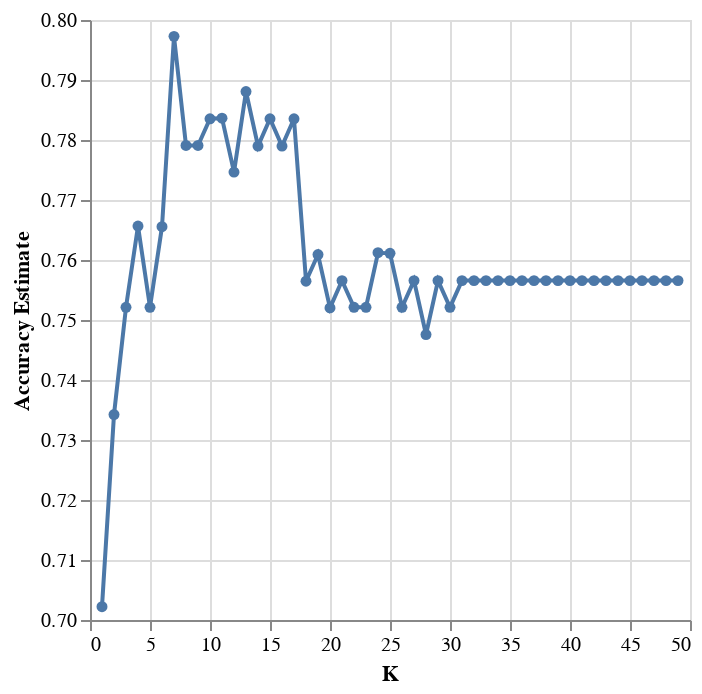

Notebook code cell kept with this figure:
### Code cell
np.random.seed(2000)

data_pipe = make_pipeline(data_preprocessor, knn)
data_vfold_score = pd.DataFrame(
    cross_validate(
        estimator = data_pipe, 
        cv = 5, 
        X = X_train, 
        y = y_train, 
        return_train_score = True
    )
)
data_vfold_score

data_metrics = data_vfold_score.agg(["mean", "sem"])
data_metrics

param_grid = {
    "kneighborsclassifier__n_neighbors": range(1, 50, 1)
}

data_tune_pipe = make_pipeline(data_preprocessor, KNeighborsClassifier())

data_tune_grid = GridSearchCV(
    estimator = data_tune_pipe,
    param_grid = param_grid, 
    cv = 5, 
    return_train_score = True, 
    n_jobs = -1,
)
data_tune_grid

model_grid = data_tune_grid.fit(X_train, y_train)
accuracies_grid = pd.DataFrame(model_grid.cv_results_)
accuracies_grid

cv_plot = alt.Chart(accuracies_grid).mark_line(point=True).encode(
    x=alt.X("param_kneighborsclassifier__n_neighbors").title("K"),
    y=alt.Y("mean_test_score").title("Accuracy Estimate").scale(zero=False)
)
cv_plot

### Figure 1 — Vega-Lite specification as saved in the notebook (floating-point values rounded to 4 significant figures)
{"config": {"view": {"continuousWidth": 300, "continuousHeight": 300}}, "data": {"name": "data-32f0b6611d1295722ee6f64b2dbfa091"}, "mark": {"type": "line", "point": true}, "encoding": {"x": {"field": "param_kneighborsclassifier__n_neighbors", "title": "K", "type": "quantitative"}, "y": {"field": "mean_test_score", "scale": {"zero": false}, "title": "Accuracy Estimate", "type": "quantitative"}}, "$schema": "https://vega.github.io/schema/vega-lite/v5.8.0.json", "datasets": {"data-32f0b6611d1295722ee6f64b2dbfa091": [{"mean_fit_time": 0.00532, "std_fit_time": 0.0002228, "mean_score_time": 0.006019, "std_score_time": 7.668e-05, "param_kneighborsclassifier__n_neighbors": 1, "params": {"kneighborsclassifier__n_neighbors": 1}, "split0_test_score": 0.6889, "split1_test_score": 0.8222, "split2_test_score": 0.6136, "split3_test_score": 0.7273, "split4_test_score": 0.6591, "mean_test_score": 0.7022, "std_test_score": 0.07059, "rank_test_score": 49, "split0_train_score": 0.9944, "split1_train_score": 1.0, "split2_train_score": 0.9944, "split3_train_score": 1.0, "split4_train_score": 0.9944, "mean_train_score": 0.9966, "std_train_score": 0.002757}, {"mean_fit_time": 0.005234, "std_fit_time": 6.034e-05, "mean_score_time": 0.005998, "std_score_time": 3.764e-05, "param_kneighborsclassifier__n_neighbors": 2, "params": {"kneighborsclassifier__n_neighbors": 2}, "split0_test_score": 0.7111, "split1_test_score": 0.7556, "split2_test_score": 0.7045, "split3_test_score": 0.7727, "split4_test_score": 0.7273, "mean_test_score": 0.7342, "std_test_score": 0.02608, "rank_test_score": 48, "split0_train_score": 0.8418, "split1_train_score": 0.8475, "split2_train_score": 0.8652, "split3_train_score": 0.8708, "split4_train_score": 0.8764, "mean_train_score": 0.8603, "std_train_score": 0.01342}, {"mean_fit_time": 0.005557, "std_fit_time": 0.0007661, "mean_score_time": 0.006036, "std_score_time": 7.999e-05, "param_kneighborsclassifier__n_neighbors": 3, "params": {"kneighborsclassifier__n_neighbors": 3}, "split0_test_score": 0.7333, "split1_test_score": 0.8, "split2_test_score": 0.6818, "split3_test_score": 0.7727, "split4_test_score": 0.7727, "mean_test_score": 0.7521, "std_test_score": 0.04108, "rank_test_score": 45, "split0_train_score": 0.8418, "split1_train_score": 0.8588, "split2_train_score": 0.8708, "split3_train_score": 0.8483, "split4_train_score": 0.8596, "mean_train_score": 0.8558, "std_train_score": 0.009992}, {"mean_fit_time": 0.005212, "std_fit_time": 3.748e-05, "mean_score_time": 0.006062, "std_score_time": 8.079e-05, "param_kneighborsclassifier__n_neighbors": 4, "params": {"kneighborsclassifier__n_neighbors": 4}, "split0_test_score": 0.7778, "split1_test_score": 0.7778, "split2_test_score": 0.75, "split3_test_score": 0.7727, "split4_test_score": 0.75, "mean_test_score": 0.7657, "std_test_score": 0.01292, "rank_test_score": 12, "split0_train_score": 0.8079, "split1_train_score": 0.8249, "split2_train_score": 0.809, "split3_train_score": 0.8202, "split4_train_score": 0.8315, "mean_train_score": 0.8187, "std_train_score": 0.009098}, {"mean_fit_time": 0.005199, "std_fit_time": 6.154e-05, "mean_score_time": 0.006071, "std_score_time": 8.755e-05, "param_kneighborsclassifier__n_neighbors": 5, "params": {"kneighborsclassifier__n_neighbors": 5}, "split0_test_score": 0.7333, "split1_test_score": 0.8, "split2_test_score": 0.7273, "split3_test_score": 0.75, "split4_test_score": 0.75, "mean_test_score": 0.7521, "std_test_score": 0.02558, "rank_test_score": 40, "split0_train_score": 0.8305, "split1_train_score": 0.8079, "split2_train_score": 0.8034, "split3_train_score": 0.7865, "split4_train_score": 0.809, "mean_train_score": 0.8075, "std_train_score": 0.01406}, {"mean_fit_time": 0.005198, "std_fit_time": 6.288e-05, "mean_score_time": 0.00608, "std_score_time": 9.905e-05, "param_kneighborsclassifier__n_neighbors": 6, "params": {"kneighborsclassifier__n_neighbors": 6}, "split0_test_score": 0.7778, "split1_test_score": 0.8, "split2_test_score": 0.75, "split3_test_score": 0.75, "split4_test_score": 0.75, "mean_test_score": 0.7656, "std_test_score": 0.02031, "rank_test_score": 13, "split0_train_score": 0.8192, "split1_train_score": 0.8079, "split2_train_score": 0.7978, "split3_train_score": 0.7921, "split4_train_score": 0.809, "mean_train_score": 0.8052, "std_train_score": 0.009425}, {"mean_fit_time": 0.005186, "std_fit_time": 3.002e-05, "mean_score_time": 0.006074, "std_score_time": 9.968e-05, "param_kneighborsclassifier__n_neighbors": 7, "params": {"kneighborsclassifier__n_neighbors": 7}, "split0_test_score": 0.7778, "split1_test_score": 0.8222, "split2_test_score": 0.8182, "split3_test_score": 0.7955, "split4_test_score": 0.7727, "mean_test_score": 0.7973, "std_test_score": 0.02023, "rank_test_score": 1, "split0_train_score": 0.8192, "split1_train_score": 0.8136, "split2_train_score": 0.809, "split3_train_score": 0.7865, "split4_train_score": 0.809, "mean_train_score": 0.8075, "std_train_score": 0.01112}, {"mean_fit_time": 0.005173, "std_fit_time": 3.036e-05, "mean_score_time": 0.006087, "std_score_time": 7.612e-05, "param_kneighborsclassifier__n_neighbors": 8, "params": {"kneighborsclassifier__n_neighbors": 8}, "split0_test_score": 0.8, "split1_test_score": 0.8, "split2_test_score": 0.7955, "split3_test_score": 0.75, "split4_test_score": 0.75, "mean_test_score": 0.7791, "std_test_score": 0.02381, "rank_test_score": 7, "split0_train_score": 0.8249, "split1_train_score": 0.8136, "split2_train_score": 0.8258, "split3_train_score": 0.7921, "split4_train_score": 0.809, "mean_train_score": 0.8131, "std_train_score": 0.01231}, {"mean_fit_time": 0.005223, "std_fit_time": 5.836e-05, "mean_score_time": 0.006122, "std_score_time": 8.4e-05, "param_kneighborsclassifier__n_neighbors": 9, "params": {"kneighborsclassifier__n_neighbors": 9}, "split0_test_score": 0.7778, "split1_test_score": 0.8222, "split2_test_score": 0.7727, "split3_test_score": 0.7727, "split4_test_score": 0.75, "mean_test_score": 0.7791, "std_test_score": 0.02362, "rank_test_score": 7, "split0_train_score": 0.8079, "split1_train_score": 0.8249, "split2_train_score": 0.8202, "split3_train_score": 0.8034, "split4_train_score": 0.8146, "mean_train_score": 0.8142, "std_train_score": 0.007835}, {"mean_fit_time": 0.005218, "std_fit_time": 7.909e-05, "mean_score_time": 0.006178, "std_score_time": 9.307e-05, "param_kneighborsclassifier__n_neighbors": 10, "params": {"kneighborsclassifier__n_neighbors": 10}, "split0_test_score": 0.8, "split1_test_score": 0.8222, "split2_test_score": 0.7727, "split3_test_score": 0.75, "split4_test_score": 0.7727, "mean_test_score": 0.7835, "std_test_score": 0.025, "rank_test_score": 4, "split0_train_score": 0.8079, "split1_train_score": 0.8023, "split2_train_score": 0.8034, "split3_train_score": 0.809, "split4_train_score": 0.8146, "mean_train_score": 0.8074, "std_train_score": 0.004413}, {"mean_fit_time": 0.005206, "std_fit_time": 2.965e-05, "mean_score_time": 0.006137, "std_score_time": 0.0001348, "param_kneighborsclassifier__n_neighbors": 11, "params": {"kneighborsclassifier__n_neighbors": 11}, "split0_test_score": 0.7778, "split1_test_score": 0.8222, "split2_test_score": 0.7955, "split3_test_score": 0.75, "split4_test_score": 0.7727, "mean_test_score": 0.7836, "std_test_score": 0.02414, "rank_test_score": 3, "split0_train_score": 0.8192, "split1_train_score": 0.8023, "split2_train_score": 0.8371, "split3_train_score": 0.809, "split4_train_score": 0.8258, "mean_train_score": 0.8187, "std_train_score": 0.01228}, {"mean_fit_time": 0.005179, "std_fit_time": 1.75e-05, "mean_score_time": 0.00629, "std_score_time": 0.0003442, "param_kneighborsclassifier__n_neighbors": 12, "params": {"kneighborsclassifier__n_neighbors": 12}, "split0_test_score": 0.7778, "split1_test_score": 0.8, "split2_test_score": 0.7727, "split3_test_score": 0.75, "split4_test_score": 0.7727, "mean_test_score": 0.7746, "std_test_score": 0.01592, "rank_test_score": 11, "split0_train_score": 0.8192, "split1_train_score": 0.8079, "split2_train_score": 0.8258, "split3_train_score": 0.8146, "split4_train_score": 0.8258, "mean_train_score": 0.8187, "std_train_score": 0.006863}, {"mean_fit_time": 0.005289, "std_fit_time": 4.373e-05, "mean_score_time": 0.006275, "std_score_time": 0.0001166, "param_kneighborsclassifier__n_neighbors": 13, "params": {"kneighborsclassifier__n_neighbors": 13}, "split0_test_score": 0.8222, "split1_test_score": 0.8, "split2_test_score": 0.7955, "split3_test_score": 0.75, "split4_test_score": 0.7727, "mean_test_score": 0.7881, "std_test_score": 0.02469, "rank_test_score": 2, "split0_train_score": 0.8023, "split1_train_score": 0.8023, "split2_train_score": 0.8202, "split3_train_score": 0.8146, "split4_train_score": 0.7978, "mean_train_score": 0.8074, "std_train_score": 0.008513}, {"mean_fit_time": 0.005234, "std_fit_time": 3.256e-05, "mean_score_time": 0.006163, "std_score_time": 0.0001608, "param_kneighborsclassifier__n_neighbors": 14, "params": {"kneighborsclassifier__n_neighbors": 14}, "split0_test_score": 0.8222, "split1_test_score": 0.8, "split2_test_score": 0.7955, "split3_test_score": 0.7045, "split4_test_score": 0.7727, "mean_test_score": 0.779, "std_test_score": 0.0404, "rank_test_score": 9, "split0_train_score": 0.8079, "split1_train_score": 0.791, "split2_train_score": 0.8146, "split3_train_score": 0.7921, "split4_train_score": 0.7978, "mean_train_score": 0.8007, "std_train_score": 0.00919}, {"mean_fit_time": 0.005203, "std_fit_time": 6.08e-05, "mean_score_time": 0.006205, "std_score_time": 8.473e-05, "param_kneighborsclassifier__n_neighbors": 15, "params": {"kneighborsclassifier__n_neighbors": 15}, "split0_test_score": 0.8, "split1_test_score": 0.8222, "split2_test_score": 0.7955, "split3_test_score": 0.7273, "split4_test_score": 0.7727, "mean_test_score": 0.7835, "std_test_score": 0.03222, "rank_test_score": 4, "split0_train_score": 0.8079, "split1_train_score": 0.7966, "split2_train_score": 0.809, "split3_train_score": 0.7753, "split4_train_score": 0.8034, "mean_train_score": 0.7984, "std_train_score": 0.01237}, {"mean_fit_time": 0.005277, "std_fit_time": 5.736e-05, "mean_score_time": 0.006157, "std_score_time": 8.99e-05, "param_kneighborsclassifier__n_neighbors": 16, "params": {"kneighborsclassifier__n_neighbors": 16}, "split0_test_score": 0.8, "split1_test_score": 0.8222, "split2_test_score": 0.7955, "split3_test_score": 0.7045, "split4_test_score": 0.7727, "mean_test_score": 0.779, "std_test_score": 0.0404, "rank_test_score": 9, "split0_train_score": 0.8023, "split1_train_score": 0.7966, "split2_train_score": 0.7865, "split3_train_score": 0.7697, "split4_train_score": 0.7809, "mean_train_score": 0.7872, "std_train_score": 0.01152}, {"mean_fit_time": 0.005191, "std_fit_time": 7.1e-05, "mean_score_time": 0.006189, "std_score_time": 0.0001339, "param_kneighborsclassifier__n_neighbors": 17, "params": {"kneighborsclassifier__n_neighbors": 17}, "split0_test_score": 0.7778, "split1_test_score": 0.8444, "split2_test_score": 0.7727, "split3_test_score": 0.75, "split4_test_score": 0.7727, "mean_test_score": 0.7835, "std_test_score": 0.03194, "rank_test_score": 4, "split0_train_score": 0.791, "split1_train_score": 0.7966, "split2_train_score": 0.7865, "split3_train_score": 0.7697, "split4_train_score": 0.7865, "mean_train_score": 0.7861, "std_train_score": 0.008996}, {"mean_fit_time": 0.005167, "std_fit_time": 2.188e-05, "mean_score_time": 0.006137, "std_score_time": 0.000105, "param_kneighborsclassifier__n_neighbors": 18, "params": {"kneighborsclassifier__n_neighbors": 18}, "split0_test_score": 0.7333, "split1_test_score": 0.8444, "split2_test_score": 0.75, "split3_test_score": 0.7273, "split4_test_score": 0.7273, "mean_test_score": 0.7565, "std_test_score": 0.04477, "rank_test_score": 39, "split0_train_score": 0.7797, "split1_train_score": 0.774, "split2_train_score": 0.764, "split3_train_score": 0.7697, "split4_train_score": 0.7753, "mean_train_score": 0.7725, "std_train_score": 0.005307}, {"mean_fit_time": 0.005177, "std_fit_time": 5.58e-05, "mean_score_time": 0.00619, "std_score_time": 8.95e-05, "param_kneighborsclassifier__n_neighbors": 19, "params": {"kneighborsclassifier__n_neighbors": 19}, "split0_test_score": 0.7556, "split1_test_score": 0.8444, "split2_test_score": 0.7273, "split3_test_score": 0.7273, "split4_test_score": 0.75, "mean_test_score": 0.7609, "std_test_score": 0.04333, "rank_test_score": 16, "split0_train_score": 0.7853, "split1_train_score": 0.7684, "split2_train_score": 0.764, "split3_train_score": 0.764, "split4_train_score": 0.7809, "mean_train_score": 0.7725, "std_train_score": 0.008885}, {"mean_fit_time": 0.005178, "std_fit_time": 2.979e-05, "mean_score_time": 0.00619, "std_score_time": 0.0001288, "param_kneighborsclassifier__n_neighbors": 20, "params": {"kneighborsclassifier__n_neighbors": 20}, "split0_test_score": 0.7333, "split1_test_score": 0.8222, "split2_test_score": 0.7273, "split3_test_score": 0.7273, "split4_test_score": 0.75, "mean_test_score": 0.752, "std_test_score": 0.03607, "rank_test_score": 46, "split0_train_score": 0.7684, "split1_train_score": 0.7571, "split2_train_score": 0.7528, "split3_train_score": 0.7697, "split4_train_score": 0.7753, "mean_train_score": 0.7646, "std_train_score": 0.008363}, {"mean_fit_time": 0.005164, "std_fit_time": 1.697e-05, "mean_score_time": 0.006175, "std_score_time": 9.255e-05, "param_kneighborsclassifier__n_neighbors": 21, "params": {"kneighborsclassifier__n_neighbors": 21}, "split0_test_score": 0.7333, "split1_test_score": 0.8222, "split2_test_score": 0.7273, "split3_test_score": 0.75, "split4_test_score": 0.75, "mean_test_score": 0.7566, "std_test_score": 0.03404, "rank_test_score": 17, "split0_train_score": 0.7627, "split1_train_score": 0.7571, "split2_train_score": 0.7697, "split3_train_score": 0.7697, "split4_train_score": 0.7697, "mean_train_score": 0.7658, "std_train_score": 0.005112}, {"mean_fit_time": 0.005194, "std_fit_time": 6.722e-05, "mean_score_time": 0.006212, "std_score_time": 0.0001581, "param_kneighborsclassifier__n_neighbors": 22, "params": {"kneighborsclassifier__n_neighbors": 22}, "split0_test_score": 0.7333, "split1_test_score": 0.8, "split2_test_score": 0.7273, "split3_test_score": 0.75, "split4_test_score": 0.75, "mean_test_score": 0.7521, "std_test_score": 0.02558, "rank_test_score": 40, "split0_train_score": 0.7684, "split1_train_score": 0.7514, "split2_train_score": 0.7584, "split3_train_score": 0.7753, "split4_train_score": 0.7584, "mean_train_score": 0.7624, "std_train_score": 0.008411}, {"mean_fit_time": 0.005174, "std_fit_time": 2.844e-05, "mean_score_time": 0.006221, "std_score_time": 8.473e-05, "param_kneighborsclassifier__n_neighbors": 23, "params": {"kneighborsclassifier__n_neighbors": 23}, "split0_test_score": 0.7333, "split1_test_score": 0.8, "split2_test_score": 0.7273, "split3_test_score": 0.75, "split4_test_score": 0.75, "mean_test_score": 0.7521, "std_test_score": 0.02558, "rank_test_score": 40, "split0_train_score": 0.7571, "split1_train_score": 0.7571, "split2_train_score": 0.764, "split3_train_score": 0.7697, "split4_train_score": 0.764, "mean_train_score": 0.7624, "std_train_score": 0.004799}, {"mean_fit_time": 0.005269, "std_fit_time": 5.662e-05, "mean_score_time": 0.006326, "std_score_time": 6.539e-05, "param_kneighborsclassifier__n_neighbors": 24, "params": {"kneighborsclassifier__n_neighbors": 24}, "split0_test_score": 0.7333, "split1_test_score": 0.8, "split2_test_score": 0.75, "split3_test_score": 0.75, "split4_test_score": 0.7727, "mean_test_score": 0.7612, "std_test_score": 0.02309, "rank_test_score": 14, "split0_train_score": 0.7627, "split1_train_score": 0.7458, "split2_train_score": 0.7584, "split3_train_score": 0.7753, "split4_train_score": 0.764, "mean_train_score": 0.7612, "std_train_score": 0.009536}, {"mean_fit_time": 0.005174, "std_fit_time": 2.683e-05, "mean_score_time": 0.006199, "std_score_time": 4.36e-05, "param_kneighborsclassifier__n_neighbors": 25, "params": {"kneighborsclassifier__n_neighbors": 25}, "split0_test_score": 0.7556, "split1_test_score": 0.8, "split2_test_score": 0.7273, "split3_test_score": 0.75, "split4_test_score": 0.7727, "mean_test_score": 0.7611, "std_test_score": 0.02428, "rank_test_score": 15, "split0_train_score": 0.7627, "split1_train_score": 0.7401, "split2_train_score": 0.7697, "split3_train_score": 0.764, "split4_train_score": 0.7584, "mean_train_score": 0.759, "std_train_score": 0.0101}, {"mean_fit_time": 0.005286, "std_fit_time": 2.153e-05, "mean_score_time": 0.006289, "std_score_time": 3.875e-05, "param_kneighborsclassifier__n_neighbors": 26, "params": {"kneighborsclassifier__n_neighbors": 26}, "split0_test_score": 0.7333, "split1_test_score": 0.8, "split2_test_score": 0.7273, "split3_test_score": 0.7273, "split4_test_score": 0.7727, "mean_test_score": 0.7521, "std_test_score": 0.02934, "rank_test_score": 40, "split0_train_score": 0.7571, "split1_train_score": 0.7571, "split2_train_score": 0.764, "split3_train_score": 0.7697, "split4_train_score": 0.7584, "mean_train_score": 0.7613, "std_train_score": 0.004932}, {"mean_fit_time": 0.005257, "std_fit_time": 6.508e-05, "mean_score_time": 0.006282, "std_score_time": 8.029e-05, "param_kneighborsclassifier__n_neighbors": 27, "params": {"kneighborsclassifier__n_neighbors": 27}, "split0_test_score": 0.7556, "split1_test_score": 0.8, "split2_test_score": 0.7273, "split3_test_score": 0.75, "split4_test_score": 0.75, "mean_test_score": 0.7566, "std_test_score": 0.0238, "rank_test_score": 17, "split0_train_score": 0.7627, "split1_train_score": 0.7571, "split2_train_score": 0.764, "split3_train_score": 0.7584, "split4_train_score": 0.764, "mean_train_score": 0.7613, "std_train_score": 0.002942}, {"mean_fit_time": 0.005216, "std_fit_time": 4.908e-05, "mean_score_time": 0.006231, "std_score_time": 8.162e-05, "param_kneighborsclassifier__n_neighbors": 28, "params": {"kneighborsclassifier__n_neighbors": 28}, "split0_test_score": 0.7333, "split1_test_score": 0.8, "split2_test_score": 0.7273, "split3_test_score": 0.75, "split4_test_score": 0.7273, "mean_test_score": 0.7476, "std_test_score": 0.0275, "rank_test_score": 47, "split0_train_score": 0.7571, "split1_train_score": 0.7571, "split2_train_score": 0.764, "split3_train_score": 0.7584, "split4_train_score": 0.7584, "mean_train_score": 0.759, "std_train_score": 0.002593}, {"mean_fit_time": 0.005182, "std_fit_time": 4.096e-05, "mean_score_time": 0.006173, "std_score_time": 3.214e-05, "param_kneighborsclassifier__n_neighbors": 29, "params": {"kneighborsclassifier__n_neighbors": 29}, "split0_test_score": 0.7556, "split1_test_score": 0.8, "split2_test_score": 0.7273, "split3_test_score": 0.75, "split4_test_score": 0.75, "mean_test_score": 0.7566, "std_test_score": 0.0238, "rank_test_score": 17, "split0_train_score": 0.7514, "split1_train_score": 0.7514, "split2_train_score": 0.7697, "split3_train_score": 0.7584, "split4_train_score": 0.764, "mean_train_score": 0.759, "std_train_score": 0.007136}, {"mean_fit_time": 0.00521, "std_fit_time": 5.361e-05, "mean_score_time": 0.006256, "std_score_time": 8.984e-05, "param_kneighborsclassifier__n_neighbors": 30, "params": {"kneighborsclassifier__n_neighbors": 30}, "split0_test_score": 0.7333, "split1_test_score": 0.8, "split2_test_score": 0.7273, "split3_test_score": 0.75, "split4_test_score": 0.75, "mean_test_score": 0.7521, "std_test_score": 0.02558, "rank_test_score": 40, "split0_train_score": 0.7514, "split1_train_score": 0.7514, "split2_train_score": 0.764, "split3_train_score": 0.7584, "split4_train_score": 0.7584, "mean_train_score": 0.7567, "std_train_score": 0.004813}, {"mean_fit_time": 0.005241, "std_fit_time": 7.357e-05, "mean_score_time": 0.006295, "std_score_time": 0.0001031, "param_kneighborsclassifier__n_neighbors": 31, "params": {"kneighborsclassifier__n_neighbors": 31}, "split0_test_score": 0.7556, "split1_test_score": 0.8, "split2_test_score": 0.7273, "split3_test_score": 0.75, "split4_test_score": 0.75, "mean_test_score": 0.7566, "std_test_score": 0.0238, "rank_test_score": 17, "split0_train_score": 0.7571, "split1_train_score": 0.7514, "split2_train_score": 0.764, "split3_train_score": 0.7584, "split4_train_score": 0.7584, "mean_train_score": 0.7579, "std_train_score": 0.004027}, {"mean_fit_time": 0.005203, "std_fit_time": 6.753e-05, "mean_score_time": 0.0062, "std_score_time": 2.817e-05, "param_kneighborsclassifier__n_neighbors": 32, "params": {"kneighborsclassifier__n_neighbors": 32}, "split0_test_score": 0.7556, "split1_test_score": 0.8, "split2_test_score": 0.7273, "split3_test_score": 0.75, "split4_test_score": 0.75, "mean_test_score": 0.7566, "std_test_score": 0.0238, "rank_test_score": 17, "split0_train_score": 0.7571, "split1_train_score": 0.7458, "split2_train_score": 0.764, "split3_train_score": 0.7584, "split4_train_score": 0.7528, "mean_train_score": 0.7556, "std_train_score": 0.006099}, {"mean_fit_time": 0.005243, "std_fit_time": 7.465e-05, "mean_score_time": 0.006266, "std_score_time": 4.628e-05, "param_kneighborsclassifier__n_neighbors": 33, "params": {"kneighborsclassifier__n_neighbors": 33}, "split0_test_score": 0.7556, "split1_test_score": 0.8, "split2_test_score": 0.7273, "split3_test_score": 0.75, "split4_test_score": 0.75, "mean_test_score": 0.7566, "std_test_score": 0.0238, "rank_test_score": 17, "split0_train_score": 0.7571, "split1_train_score": 0.7401, "split2_train_score": 0.764, "split3_train_score": 0.7584, "split4_train_score": 0.7584, "mean_train_score": 0.7556, "std_train_score": 0.008115}, {"mean_fit_time": 0.005189, "std_fit_time": 3.534e-05, "mean_score_time": 0.006271, "std_score_time": 6.676e-05, "param_kneighborsclassifier__n_neighbors": 34, "params": {"kneighborsclassifier__n_neighbors": 34}, "split0_test_score": 0.7556, "split1_test_score": 0.8, "split2_test_score": 0.7273, "split3_test_score": 0.75, "split4_test_score": 0.75, "mean_test_score": 0.7566, "std_test_score": 0.0238, "rank_test_score": 17, "split0_train_score": 0.7571, "split1_train_score": 0.7458, "split2_train_score": 0.764, "split3_train_score": 0.7584, "split4_train_score": 0.7584, "mean_train_score": 0.7567, "std_train_score": 0.005994}, {"mean_fit_time": 0.005184, "std_fit_time": 3.851e-05, "mean_score_time": 0.006248, "std_score_time": 2.892e-05, "param_kneighborsclassifier__n_neighbors": 35, "params": {"kneighborsclassifier__n_neighbors": 35}, "split0_test_score": 0.7556, "split1_test_score": 0.8, "split2_test_score": 0.7273, "split3_test_score": 0.75, "split4_test_score": 0.75, "mean_test_score": 0.7566, "std_test_score": 0.0238, "rank_test_score": 17, "split0_train_score": 0.7571, "split1_train_score": 0.7401, "split2_train_score": 0.764, "split3_train_score": 0.7584, "split4_train_score": 0.7584, "mean_train_score": 0.7556, "std_train_score": 0.008115}, {"mean_fit_time": 0.005259, "std_fit_time": 0.000107, "mean_score_time": 0.006324, "std_score_time": 0.0001427, "param_kneighborsclassifier__n_neighbors": 36, "params": {"kneighborsclassifier__n_neighbors": 36}, "split0_test_score": 0.7556, "split1_test_score": 0.8, "split2_test_score": 0.7273, "split3_test_score": 0.75, "split4_test_score": 0.75, "mean_test_score": 0.7566, "std_test_score": 0.0238, "rank_test_score": 17, "split0_train_score": 0.7571, "split1_train_score": 0.7401, "split2_train_score": 0.764, "split3_train_score": 0.7584, "split4_train_score": 0.7584, "mean_train_score": 0.7556, "std_train_score": 0.008115}, {"mean_fit_time": 0.00525, "std_fit_time": 7.313e-05, "mean_score_time": 0.0063, "std_score_time": 9.871e-05, "param_kneighborsclassifier__n_neighbors": 37, "params": {"kneighborsclassifier__n_neighbors": 37}, "split0_test_score": 0.7556, "split1_test_score": 0.8, "split2_test_score": 0.7273, "split3_test_score": 0.75, "split4_test_score": 0.75, "mean_test_score": 0.7566, "std_test_score": 0.0238, "rank_test_score": 17, "split0_train_score": 0.7571, "split1_train_score": 0.7458, "split2_train_score": 0.764, "split3_train_score": 0.7584, "split4_train_score": 0.7584, "mean_train_score": 0.7567, "std_train_score": 0.005994}, {"mean_fit_time": 0.005201, "std_fit_time": 6.214e-05, "mean_score_time": 0.00633, "std_score_time": 0.0001184, "param_kneighborsclassifier__n_neighbors": 38, "params": {"kneighborsclassifier__n_neighbors": 38}, "split0_test_score": 0.7556, "split1_test_score": 0.8, "split2_test_score": 0.7273, "split3_test_score": 0.75, "split4_test_score": 0.75, "mean_test_score": 0.7566, "std_test_score": 0.0238, "rank_test_score": 17, "split0_train_score": 0.7571, "split1_train_score": 0.7458, "split2_train_score": 0.764, "split3_train_score": 0.7584, "split4_train_score": 0.7584, "mean_train_score": 0.7567, "std_train_score": 0.005994}, {"mean_fit_time": 0.005249, "std_fit_time": 6.034e-05, "mean_score_time": 0.006281, "std_score_time": 4.782e-05, "param_kneighborsclassifier__n_neighbors": 39, "params": {"kneighborsclassifier__n_neighbors": 39}, "split0_test_score": 0.7556, "split1_test_score": 0.8, "split2_test_score": 0.7273, "split3_test_score": 0.75, "split4_test_score": 0.75, "mean_test_score": 0.7566, "std_test_score": 0.0238, "rank_test_score": 17, "split0_train_score": 0.7571, "split1_train_score": 0.7458, "split2_train_score": 0.764, "split3_train_score": 0.7584, "split4_train_score": 0.7584, "mean_train_score": 0.7567, "std_train_score": 0.005994}, {"mean_fit_time": 0.005196, "std_fit_time": 8.174e-05, "mean_score_time": 0.006249, "std_score_time": 2.956e-05, "param_kneighborsclassifier__n_neighbors": 40, "params": {"kneighborsclassifier__n_neighbors": 40}, "split0_test_score": 0.7556, "split1_test_score": 0.8, "split2_test_score": 0.7273, "split3_test_score": 0.75, "split4_test_score": 0.75, "mean_test_score": 0.7566, "std_test_score": 0.0238, "rank_test_score": 17, "split0_train_score": 0.7571, "split1_train_score": 0.7458, "split2_train_score": 0.764, "split3_train_score": 0.7584, "split4_train_score": 0.7584, "mean_train_score": 0.7567, "std_train_score": 0.005994}, {"mean_fit_time": 0.005229, "std_fit_time": 7.32e-05, "mean_score_time": 0.006294, "std_score_time": 7.812e-05, "param_kneighborsclassifier__n_neighbors": 41, "params": {"kneighborsclassifier__n_neighbors": 41}, "split0_test_score": 0.7556, "split1_test_score": 0.8, "split2_test_score": 0.7273, "split3_test_score": 0.75, "split4_test_score": 0.75, "mean_test_score": 0.7566, "std_test_score": 0.0238, "rank_test_score": 17, "split0_train_score": 0.7571, "split1_train_score": 0.7458, "split2_train_score": 0.764, "split3_train_score": 0.7584, "split4_train_score": 0.7584, "mean_train_score": 0.7567, "std_train_score": 0.005994}, {"mean_fit_time": 0.00518, "std_fit_time": 3.253e-05, "mean_score_time": 0.006282, "std_score_time": 3.765e-05, "param_kneighborsclassifier__n_neighbors": 42, "params": {"kneighborsclassifier__n_neighbors": 42}, "split0_test_score": 0.7556, "split1_test_score": 0.8, "split2_test_score": 0.7273, "split3_test_score": 0.75, "split4_test_score": 0.75, "mean_test_score": 0.7566, "std_test_score": 0.0238, "rank_test_score": 17, "split0_train_score": 0.7571, "split1_train_score": 0.7458, "split2_train_score": 0.764, "split3_train_score": 0.7584, "split4_train_score": 0.7584, "mean_train_score": 0.7567, "std_train_score": 0.005994}, {"mean_fit_time": 0.005165, "std_fit_time": 7.675e-06, "mean_score_time": 0.006281, "std_score_time": 2.735e-05, "param_kneighborsclassifier__n_neighbors": 43, "params": {"kneighborsclassifier__n_neighbors": 43}, "split0_test_score": 0.7556, "split1_test_score": 0.8, "split2_test_score": 0.7273, "split3_test_score": 0.75, "split4_test_score": 0.75, "mean_test_score": 0.7566, "std_test_score": 0.0238, "rank_test_score": 17, "split0_train_score": 0.7571, "split1_train_score": 0.7458, "split2_train_score": 0.764, "split3_train_score": 0.7584, "split4_train_score": 0.7584, "mean_train_score": 0.7567, "std_train_score": 0.005994}, {"mean_fit_time": 0.005275, "std_fit_time": 0.0001196, "mean_score_time": 0.006329, "std_score_time": 6.691e-05, "param_kneighborsclassifier__n_neighbors": 44, "params": {"kneighborsclassifier__n_neighbors": 44}, "split0_test_score": 0.7556, "split1_test_score": 0.8, "split2_test_score": 0.7273, "split3_test_score": 0.75, "split4_test_score": 0.75, "mean_test_score": 0.7566, "std_test_score": 0.0238, "rank_test_score": 17, "split0_train_score": 0.7571, "split1_train_score": 0.7458, "split2_train_score": 0.764, "split3_train_score": 0.7584, "split4_train_score": 0.7584, "mean_train_score": 0.7567, "std_train_score": 0.005994}, {"mean_fit_time": 0.005385, "std_fit_time": 0.0003357, "mean_score_time": 0.006313, "std_score_time": 5.491e-05, "param_kneighborsclassifier__n_neighbors": 45, "params": {"kneighborsclassifier__n_neighbors": 45}, "split0_test_score": 0.7556, "split1_test_score": 0.8, "split2_test_score": 0.7273, "split3_test_score": 0.75, "split4_test_score": 0.75, "mean_test_score": 0.7566, "std_test_score": 0.0238, "rank_test_score": 17, "split0_train_score": 0.7571, "split1_train_score": 0.7458, "split2_train_score": 0.764, "split3_train_score": 0.7584, "split4_train_score": 0.7584, "mean_train_score": 0.7567, "std_train_score": 0.005994}, {"mean_fit_time": 0.005198, "std_fit_time": 4.93e-05, "mean_score_time": 0.006295, "std_score_time": 6.471e-05, "param_kneighborsclassifier__n_neighbors": 46, "params": {"kneighborsclassifier__n_neighbors": 46}, "split0_test_score": 0.7556, "split1_test_score": 0.8, "split2_test_score": 0.7273, "split3_test_score": 0.75, "split4_test_score": 0.75, "mean_test_score": 0.7566, "std_test_score": 0.0238, "rank_test_score": 17, "split0_train_score": 0.7571, "split1_train_score": 0.7458, "split2_train_score": 0.764, "split3_train_score": 0.7584, "split4_train_score": 0.7584, "mean_train_score": 0.7567, "std_train_score": 0.005994}, {"mean_fit_time": 0.005185, "std_fit_time": 2.033e-05, "mean_score_time": 0.006286, "std_score_time": 1.759e-05, "param_kneighborsclassifier__n_neighbors": 47, "params": {"kneighborsclassifier__n_neighbors": 47}, "split0_test_score": 0.7556, "split1_test_score": 0.8, "split2_test_score": 0.7273, "split3_test_score": 0.75, "split4_test_score": 0.75, "mean_test_score": 0.7566, "std_test_score": 0.0238, "rank_test_score": 17, "split0_train_score": 0.7571, "split1_train_score": 0.7458, "split2_train_score": 0.764, "split3_train_score": 0.7584, "split4_train_score": 0.7584, "mean_train_score": 0.7567, "std_train_score": 0.005994}, {"mean_fit_time": 0.005242, "std_fit_time": 4.027e-05, "mean_score_time": 0.006362, "std_score_time": 6.506e-05, "param_kneighborsclassifier__n_neighbors": 48, "params": {"kneighborsclassifier__n_neighbors": 48}, "split0_test_score": 0.7556, "split1_test_score": 0.8, "split2_test_score": 0.7273, "split3_test_score": 0.75, "split4_test_score": 0.75, "mean_test_score": 0.7566, "std_test_score": 0.0238, "rank_test_score": 17, "split0_train_score": 0.7571, "split1_train_score": 0.7458, "split2_train_score": 0.764, "split3_train_score": 0.7584, "split4_train_score": 0.7584, "mean_train_score": 0.7567, "std_train_score": 0.005994}, {"mean_fit_time": 0.005176, "std_fit_time": 3.338e-05, "mean_score_time": 0.006284, "std_score_time": 3.3e-05, "param_kneighborsclassifier__n_neighbors": 49, "params": {"kneighborsclassifier__n_neighbors": 49}, "split0_test_score": 0.7556, "split1_test_score": 0.8, "split2_test_score": 0.7273, "split3_test_score": 0.75, "split4_test_score": 0.75, "mean_test_score": 0.7566, "std_test_score": 0.0238, "rank_test_score": 17, "split0_train_score": 0.7571, "split1_train_score": 0.7458, "split2_train_score": 0.764, "split3_train_score": 0.7584, "split4_train_score": 0.7584, "mean_train_score": 0.7567, "std_train_score": 0.005994}]}}
